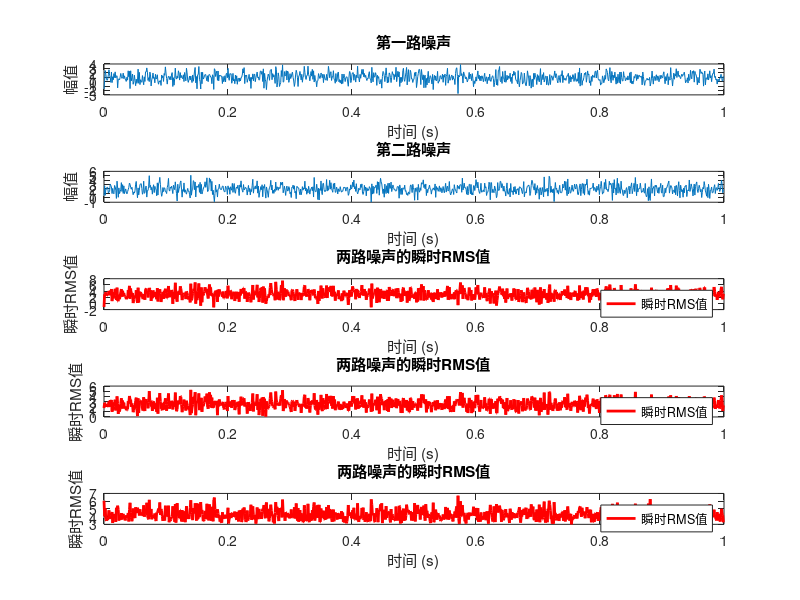

MATLAB code for this plot:
% 设置随机种子，以便每次运行结果相同
rng(1);

% 生成两个独立的高斯白噪声信号
N = 1000; % 采样点数
fs = 1000; % 假设采样频率为1000Hz
t = (0:N-1)/fs; % 时间向量

cte1 = 1
cte2 = 2


dte1 = randn(1, N); % 第一路噪声
dte2 = randn(1, N); % 第二路噪声

te1 = cte1 + dte1
te2 = cte2 + dte2

% 计算每个时间点的瞬时RMS值
instant_rms = sqrt((te1.^2 + te2.^2));

instant_rms1 = cte1 + cte2 + sqrt((dte1.^2 + dte2.^2));

% 绘制原始噪声信号
figure;
subplot(5, 1, 1);
plot(t, te1);
title('第一路噪声');
xlabel('时间 (s)');
ylabel('幅值');

subplot(5, 1, 2);
plot(t, te2);
title('第二路噪声');
xlabel('时间 (s)');
ylabel('幅值');

% 绘制瞬时RMS值
subplot(5, 1, 3);
plot(t, te1 + te2, 'r', 'LineWidth', 2);
title('两路噪声的瞬时RMS值');
xlabel('时间 (s)');
ylabel('瞬时RMS值');
legend('瞬时RMS值');

% 绘制瞬时RMS值
subplot(5, 1, 4);
plot(t, instant_rms, 'r', 'LineWidth', 2);
title('两路噪声的瞬时RMS值');
xlabel('时间 (s)');
ylabel('瞬时RMS值');
legend('瞬时RMS值');

% 绘制瞬时RMS值
subplot(5, 1, 5);
plot(t, instant_rms1, 'r', 'LineWidth', 2);
title('两路噪声的瞬时RMS值');
xlabel('时间 (s)');
ylabel('瞬时RMS值');
legend('瞬时RMS值');

% 如果需要显示特定时间点的RMS值，可以取消下面这行的注释
% disp(['某一时间点的瞬时RMS值: ', num2str(instant_rms(500))]); % 例如第500个样本点
